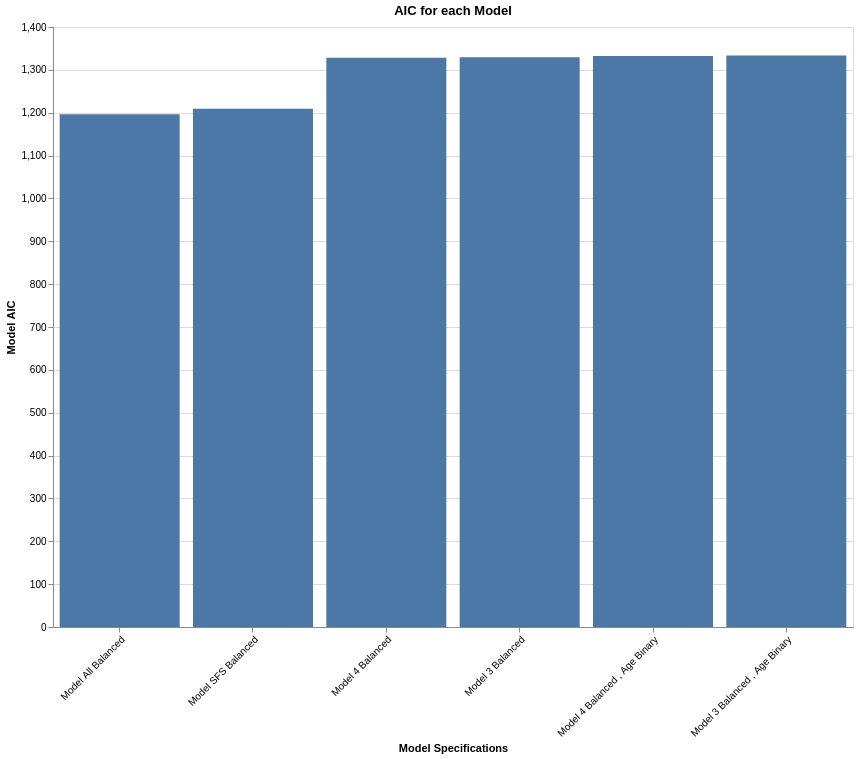

This figure's notebook cell:
### Code cell
alt.Chart(plot_table).mark_bar().encode(
    x=alt.X('Model:N' , title = 'Model Specifications' , axis=alt.Axis(labelAngle=315), sort=alt.SortField(field='AIC', order='ascending')),
    y = alt.Y('AIC:Q', title = 'Model AIC')
).properties(
    width = 800,
    height = 600,
    title = 'AIC for each Model'
)

### Figure 1 — Vega-Lite specification as saved in the notebook (floating-point values rounded to 4 significant figures)
{"config": {"view": {"continuousWidth": 300, "continuousHeight": 300}}, "data": {"name": "data-efcbdf4b872621452b411a3faa8c7115"}, "mark": {"type": "bar"}, "encoding": {"x": {"axis": {"labelAngle": 315}, "field": "Model", "sort": {"field": "AIC", "order": "ascending"}, "title": "Model Specifications", "type": "nominal"}, "y": {"field": "AIC", "title": "Model AIC", "type": "quantitative"}}, "height": 600, "title": "AIC for each Model", "width": 800, "$schema": "https://vega.github.io/schema/vega-lite/v5.20.1.json", "datasets": {"data-efcbdf4b872621452b411a3faa8c7115": [{"Model": "Model All Balanced", "Features": ["Age", "DistanceFromHome", "Education", "JobLevel", "Income", "NumCompaniesWorked", "TotalWorkingYears", "TrainingTimesLastYear", "YearsAtCompany", "YearsWithCurrManager", "EnvironmentSatisfaction", "JobSatisfaction", "BusinessTravel_Travel_Frequently", "BusinessTravel_Travel_Rarely", "Gender_Male", "MaritalStatus_Married", "MaritalStatus_Single", "Age_simple_lab", "Gender:Income"], "AIC": 1196.0, "AUC": 0.7362, "Precision": 0.2907, "Recall": 0.6197}, {"Model": "Model SFS Balanced", "Features": ["NumCompaniesWorked", "YearsAtCompany", "YearsWithCurrManager", "JobSatisfaction", "BusinessTravel_Travel_Frequently", "MaritalStatus_Single", "Age_simple_lab"], "AIC": 1209.0, "AUC": 0.7083, "Precision": 0.2729, "Recall": 0.5728}, {"Model": "Model 4 Balanced", "Features": ["Age", "Gender_Male", "JobSatisfaction", "Income", "Gender:Income"], "AIC": 1328.0, "AUC": 0.6347, "Precision": 0.2375, "Recall": 0.6244}, {"Model": "Model 3 Balanced", "Features": ["Age", "Gender_Male", "JobSatisfaction"], "AIC": 1329.0, "AUC": 0.6281, "Precision": 0.2271, "Recall": 0.5822}, {"Model": "Model 4 Balanced , Age Binary", "Features": ["Age_simple_lab", "Gender_Male", "JobSatisfaction", "Income", "Gender:Income"], "AIC": 1332.0, "AUC": 0.6385, "Precision": 0.216, "Recall": 0.6197}, {"Model": "Model 3 Balanced , Age Binary", "Features": ["Age_simple_lab", "Gender_Male", "JobSatisfaction"], "AIC": 1333.0, "AUC": 0.635, "Precision": 0.2081, "Recall": 0.6479}]}}
